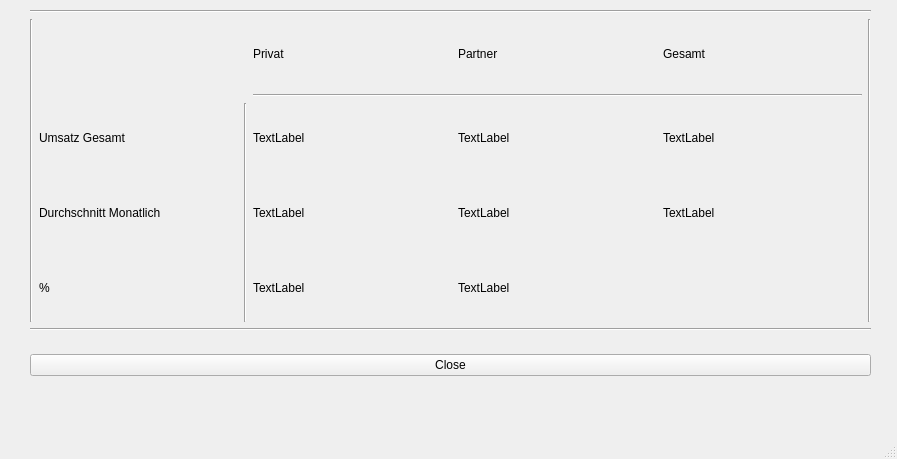
<?xml version="1.0" encoding="UTF-8"?>
<ui version="4.0">
 <class>portfolio_divs</class>
 <widget class="QMainWindow" name="portfolio_divs">
  <property name="geometry">
   <rect>
    <x>0</x>
    <y>0</y>
    <width>897</width>
    <height>459</height>
   </rect>
  </property>
  <property name="windowTitle">
   <string>Portfolio Stats</string>
  </property>
  <widget class="QWidget" name="centralwidget">
   <widget class="QWidget" name="horizontalLayoutWidget">
    <property name="geometry">
     <rect>
      <x>30</x>
      <y>330</y>
      <width>841</width>
      <height>71</height>
     </rect>
    </property>
    <layout class="QHBoxLayout" name="horizontalLayout">
     <item>
      <widget class="QPushButton" name="b_close">
       <property name="text">
        <string>Close</string>
       </property>
      </widget>
     </item>
    </layout>
   </widget>
   <widget class="QWidget" name="gridLayoutWidget">
    <property name="geometry">
     <rect>
      <x>30</x>
      <y>10</y>
      <width>841</width>
      <height>321</height>
     </rect>
    </property>
    <layout class="QGridLayout" name="gridLayout_2">
     <item row="1" column="5">
      <widget class="QLabel" name="val_5">
       <property name="text">
        <string>Gesamt</string>
       </property>
      </widget>
     </item>
     <item row="2" column="3" colspan="3">
      <widget class="Line" name="line_5">
       <property name="orientation">
        <enum>Qt::Horizontal</enum>
       </property>
      </widget>
     </item>
     <item row="4" column="1">
      <widget class="QLabel" name="key_2">
       <property name="text">
        <string>Durchschnitt Monatlich </string>
       </property>
      </widget>
     </item>
     <item row="3" column="1">
      <widget class="QLabel" name="key_5">
       <property name="text">
        <string>Umsatz Gesamt</string>
       </property>
      </widget>
     </item>
     <item row="3" column="2" rowspan="3">
      <widget class="Line" name="line_3">
       <property name="orientation">
        <enum>Qt::Vertical</enum>
       </property>
      </widget>
     </item>
     <item row="1" column="0" rowspan="5">
      <widget class="Line" name="line_2">
       <property name="orientation">
        <enum>Qt::Vertical</enum>
       </property>
      </widget>
     </item>
     <item row="1" column="4">
      <widget class="QLabel" name="label">
       <property name="text">
        <string>Partner</string>
       </property>
      </widget>
     </item>
     <item row="1" column="3">
      <widget class="QLabel" name="val_1">
       <property name="text">
        <string>Privat</string>
       </property>
      </widget>
     </item>
     <item row="1" column="1">
      <widget class="QLabel" name="key_1">
       <property name="text">
        <string/>
       </property>
      </widget>
     </item>
     <item row="5" column="4">
      <widget class="QLabel" name="label_3">
       <property name="text">
        <string>TextLabel</string>
       </property>
      </widget>
     </item>
     <item row="4" column="3">
      <widget class="QLabel" name="val_2">
       <property name="text">
        <string>TextLabel</string>
       </property>
      </widget>
     </item>
     <item row="3" column="3">
      <widget class="QLabel" name="val_4">
       <property name="text">
        <string>TextLabel</string>
       </property>
      </widget>
     </item>
     <item row="4" column="5">
      <widget class="QLabel" name="val_6">
       <property name="text">
        <string>TextLabel</string>
       </property>
      </widget>
     </item>
     <item row="4" column="4">
      <widget class="QLabel" name="label_2">
       <property name="text">
        <string>TextLabel</string>
       </property>
      </widget>
     </item>
     <item row="5" column="3">
      <widget class="QLabel" name="val_3">
       <property name="text">
        <string>TextLabel</string>
       </property>
      </widget>
     </item>
     <item row="3" column="4">
      <widget class="QLabel" name="val_7">
       <property name="text">
        <string>TextLabel</string>
       </property>
      </widget>
     </item>
     <item row="5" column="1">
      <widget class="QLabel" name="key_3">
       <property name="text">
        <string>%</string>
       </property>
      </widget>
     </item>
     <item row="3" column="5">
      <widget class="QLabel" name="val_8">
       <property name="text">
        <string>TextLabel</string>
       </property>
      </widget>
     </item>
     <item row="1" column="6" rowspan="5">
      <widget class="Line" name="line_10">
       <property name="orientation">
        <enum>Qt::Vertical</enum>
       </property>
      </widget>
     </item>
     <item row="6" column="0" colspan="7">
      <widget class="Line" name="line_9">
       <property name="orientation">
        <enum>Qt::Horizontal</enum>
       </property>
      </widget>
     </item>
     <item row="0" column="0" colspan="7">
      <widget class="Line" name="line_4">
       <property name="orientation">
        <enum>Qt::Horizontal</enum>
       </property>
      </widget>
     </item>
    </layout>
   </widget>
  </widget>
  <widget class="QMenuBar" name="menubar">
   <property name="geometry">
    <rect>
     <x>0</x>
     <y>0</y>
     <width>897</width>
     <height>24</height>
    </rect>
   </property>
  </widget>
  <widget class="QStatusBar" name="statusbar"/>
 </widget>
 <resources/>
 <connections/>
</ui>
